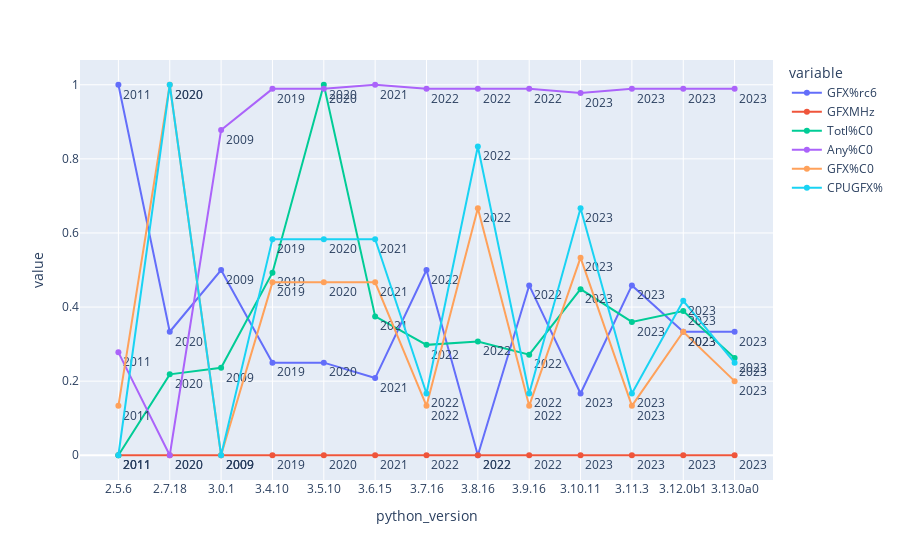

Source (notebook cell):
### Markdown cell above
### More parameters through different Python versions

### Code cell
fig = px.line(df, x="python_version", y=["GFX%rc6","GFXMHz","Totl%C0","Any%C0","GFX%C0","CPUGFX%"], text=pd.to_datetime(df['release_date']).dt.year)
fig.update_traces(textposition="bottom right")
fig.show()

### Figure 1 — Plotly figure (JSON) as saved in the notebook; plotly's stock layout.template omitted (floating-point values rounded to 4 significant figures)
{"data": [{"hovertemplate": "variable=GFX%rc6<br>python_version=%{x}<br>value=%{y}<br>text=%{text}<extra></extra>", "legendgroup": "GFX%rc6", "line": {"color": "#636efa", "dash": "solid"}, "marker": {"symbol": "circle"}, "mode": "text+lines+markers", "name": "GFX%rc6", "orientation": "v", "showlegend": true, "text": [2011, 2020, 2009, 2019, 2020, 2021, 2022, 2022, 2022, 2023, 2023, 2023, 2023], "textposition": "bottom right", "type": "scatter", "x": ["2.5.6", "2.7.18", "3.0.1", "3.4.10", "3.5.10", "3.6.15", "3.7.16", "3.8.16", "3.9.16", "3.10.11", "3.11.3", "3.12.0b1", "3.13.0a0"], "xaxis": "x", "y": [1, 0.3333, 0.5, 0.25, 0.25, 0.2083, 0.5, 0, 0.4583, 0.1667, 0.4583, 0.3333, 0.3333], "yaxis": "y"}, {"hovertemplate": "variable=GFXMHz<br>python_version=%{x}<br>value=%{y}<br>text=%{text}<extra></extra>", "legendgroup": "GFXMHz", "line": {"color": "#EF553B", "dash": "solid"}, "marker": {"symbol": "circle"}, "mode": "text+lines+markers", "name": "GFXMHz", "orientation": "v", "showlegend": true, "text": [2011, 2020, 2009, 2019, 2020, 2021, 2022, 2022, 2022, 2023, 2023, 2023, 2023], "textposition": "bottom right", "type": "scatter", "x": ["2.5.6", "2.7.18", "3.0.1", "3.4.10", "3.5.10", "3.6.15", "3.7.16", "3.8.16", "3.9.16", "3.10.11", "3.11.3", "3.12.0b1", "3.13.0a0"], "xaxis": "x", "y": [0, 0, 0, 0, 0, 0, 0, 0, 0, 0, 0, 0, 0], "yaxis": "y"}, {"hovertemplate": "variable=Totl%C0<br>python_version=%{x}<br>value=%{y}<br>text=%{text}<extra></extra>", "legendgroup": "Totl%C0", "line": {"color": "#00cc96", "dash": "solid"}, "marker": {"symbol": "circle"}, "mode": "text+lines+markers", "name": "Totl%C0", "orientation": "v", "showlegend": true, "text": [2011, 2020, 2009, 2019, 2020, 2021, 2022, 2022, 2022, 2023, 2023, 2023, 2023], "textposition": "bottom right", "type": "scatter", "x": ["2.5.6", "2.7.18", "3.0.1", "3.4.10", "3.5.10", "3.6.15", "3.7.16", "3.8.16", "3.9.16", "3.10.11", "3.11.3", "3.12.0b1", "3.13.0a0"], "xaxis": "x", "y": [0, 0.2183, 0.236, 0.4926, 1, 0.3746, 0.2979, 0.3068, 0.2714, 0.4484, 0.3599, 0.3894, 0.2625], "yaxis": "y"}, {"hovertemplate": "variable=Any%C0<br>python_version=%{x}<br>value=%{y}<br>text=%{text}<extra></extra>", "legendgroup": "Any%C0", "line": {"color": "#ab63fa", "dash": "solid"}, "marker": {"symbol": "circle"}, "mode": "text+lines+markers", "name": "Any%C0", "orientation": "v", "showlegend": true, "text": [2011, 2020, 2009, 2019, 2020, 2021, 2022, 2022, 2022, 2023, 2023, 2023, 2023], "textposition": "bottom right", "type": "scatter", "x": ["2.5.6", "2.7.18", "3.0.1", "3.4.10", "3.5.10", "3.6.15", "3.7.16", "3.8.16", "3.9.16", "3.10.11", "3.11.3", "3.12.0b1", "3.13.0a0"], "xaxis": "x", "y": [0.2778, 0, 0.8778, 0.9889, 0.9889, 1, 0.9889, 0.9889, 0.9889, 0.9778, 0.9889, 0.9889, 0.9889], "yaxis": "y"}, {"hovertemplate": "variable=GFX%C0<br>python_version=%{x}<br>value=%{y}<br>text=%{text}<extra></extra>", "legendgroup": "GFX%C0", "line": {"color": "#FFA15A", "dash": "solid"}, "marker": {"symbol": "circle"}, "mode": "text+lines+markers", "name": "GFX%C0", "orientation": "v", "showlegend": true, "text": [2011, 2020, 2009, 2019, 2020, 2021, 2022, 2022, 2022, 2023, 2023, 2023, 2023], "textposition": "bottom right", "type": "scatter", "x": ["2.5.6", "2.7.18", "3.0.1", "3.4.10", "3.5.10", "3.6.15", "3.7.16", "3.8.16", "3.9.16", "3.10.11", "3.11.3", "3.12.0b1", "3.13.0a0"], "xaxis": "x", "y": [0.1333, 1, 0, 0.4667, 0.4667, 0.4667, 0.1333, 0.6667, 0.1333, 0.5333, 0.1333, 0.3333, 0.2], "yaxis": "y"}, {"hovertemplate": "variable=CPUGFX%<br>python_version=%{x}<br>value=%{y}<br>text=%{text}<extra></extra>", "legendgroup": "CPUGFX%", "line": {"color": "#19d3f3", "dash": "solid"}, "marker": {"symbol": "circle"}, "mode": "text+lines+markers", "name": "CPUGFX%", "orientation": "v", "showlegend": true, "text": [2011, 2020, 2009, 2019, 2020, 2021, 2022, 2022, 2022, 2023, 2023, 2023, 2023], "textposition": "bottom right", "type": "scatter", "x": ["2.5.6", "2.7.18", "3.0.1", "3.4.10", "3.5.10", "3.6.15", "3.7.16", "3.8.16", "3.9.16", "3.10.11", "3.11.3", "3.12.0b1", "3.13.0a0"], "xaxis": "x", "y": [0, 1, 0, 0.5833, 0.5833, 0.5833, 0.1667, 0.8333, 0.1667, 0.6667, 0.1667, 0.4167, 0.25], "yaxis": "y"}], "layout": {"legend": {"title": {"text": "variable"}, "tracegroupgap": 0}, "margin": {"t": 60}, "xaxis": {"anchor": "y", "domain": [0, 1], "title": {"text": "python_version"}}, "yaxis": {"anchor": "x", "domain": [0, 1], "title": {"text": "value"}}}}
